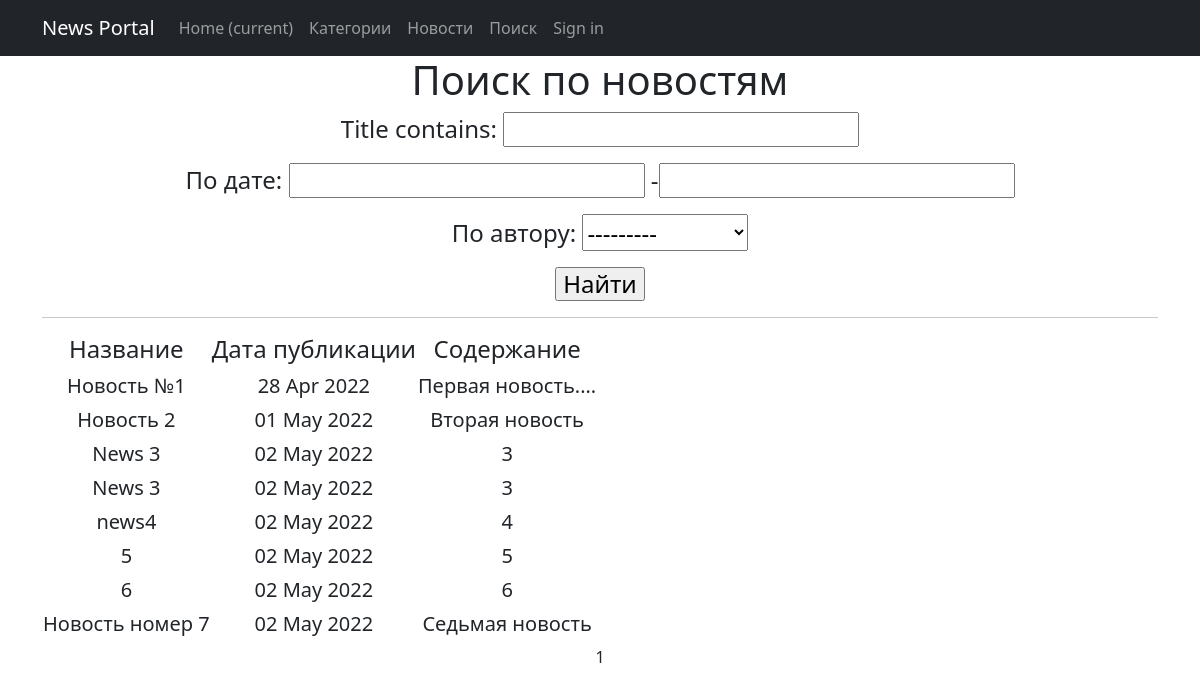
/news/search, run on the app's committed database.
### news/models.py (models this page shows, shortened)
class Post(models.Model):
    author = models.ForeignKey(Author, on_delete=models.CASCADE)
    NEWS = 'NW'
    ARTICLE = 'AR'
    CATEGORY_CHOICES = (
        (NEWS, 'Новость'),
        (ARTICLE, 'Статья'),
    )
    categoryType = models.CharField(max_length=2, choices=CATEGORY_CHOICES, default=ARTICLE)
    dateCreation = models.DateTimeField(auto_now_add=True)
    postCategory = models.ManyToManyField(Category, through='PostCategory')
    title = models.CharField(max_length=128)
    text = models.TextField()
    rating = models.SmallIntegerField(default=0)

### news/views.py (the view)
# urls.py: path('search', NewsSearch.as_view()),
class NewsSearch(ListView):
    model = Post
    queryset = Post.objects.filter(categoryType='NW')
    ordering = 'dateCreation'
    template_name = 'search.html'
    context_object_name = 'news'
    paginate_by = 10
    def get_queryset(self):
        queryset = super().get_queryset()
        self.filterset = NewsFilter(self.request.GET, queryset)
        return self.filterset.qs
    def get_context_data(self, **kwargs):
        context = super().get_context_data(**kwargs)
        context['filterset'] = self.filterset
        return context

### news/templatetags/custom_filters.py (called while the page is built)
@register.filter()
def censor(value):
    CENS_WORDS = ['что ', 'новости', 'редиска', 'болван', ]
    cens_set = set(CENS_WORDS)
    value_set = set(value.split(' '))
    if value_set.intersection(cens_set):
        bad_words = list(value_set.intersection(cens_set))
        for i in bad_words:
            value = value.replace(i[1::], "*" * (len(i) - 1))
    return value

### news/templates/news/search.html (shortened to what this page needs)
{% extends 'default.html' %}
{% load custom_filters %}
{% block content %}
<h1>Поиск по новостям</h1>
 <h4>
<form action="" method="get">
       {{ filterset.form.as_p }}
       <input type="submit" value="Найти" />
   </form>
</h4>
<hr>
   {% if news %}
       <table>
           <tr>
               <td><h4> Название </h4></td>
               <td><h4> Дата публикации </h4></td>
               <td><h4> Содержание </h4></td>
           </tr>
            {% for new in news %}
           <tr>
               <td><h5>{{ new.title|censor }}</h5></td>
               <td><h5>{{ new.dateCreation|date:'d M Y' }}</h5></td>
               <td><h5>{{ new.text|censor|truncatewords:20 }}</h5></td>
           </tr>
           {% endfor %}
       </table>
   {% else %}
       <h2>Новостей нет!</h2>
   {% endif %}
   {{ page_obj.number }}
{% endblock content %}

### data on the page
Post: title|censor "Новость №1", dateCreation "28 Apr 2022", text|censor "Первая новость...."
Post: title|censor "Новость 2", dateCreation "01 May 2022", text|censor "Вторая новость"
Post: title|censor "News 3", dateCreation "02 May 2022", text|censor "3"
Post: title|censor "News 3", dateCreation "02 May 2022", text|censor "3"
Post: title|censor "news4", dateCreation "02 May 2022", text|censor "4"
Post: title|censor "5", dateCreation "02 May 2022", text|censor "5"
Post: title|censor "6", dateCreation "02 May 2022", text|censor "6"
Post: title|censor "Новость номер 7", dateCreation "02 May 2022", text|censor "Седьмая новость"

### other printed values
{{ page_obj.number }} "1"
